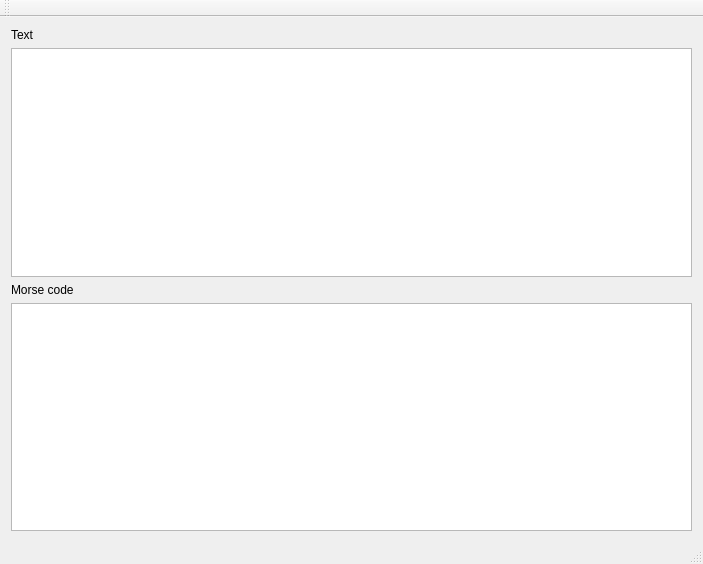
<?xml version="1.0" encoding="UTF-8"?>
<ui version="4.0">
 <class>MainWindow</class>
 <widget class="QMainWindow" name="MainWindow">
  <property name="geometry">
   <rect>
    <x>0</x>
    <y>0</y>
    <width>703</width>
    <height>564</height>
   </rect>
  </property>
  <property name="windowTitle">
   <string>MainWindow</string>
  </property>
  <widget class="QWidget" name="centralWidget">
   <layout class="QVBoxLayout" name="verticalLayout_2">
    <item>
     <layout class="QVBoxLayout" name="verticalLayout">
      <item>
       <widget class="QLabel" name="label">
        <property name="text">
         <string>Text</string>
        </property>
       </widget>
      </item>
      <item>
       <widget class="QPlainTextEdit" name="plainTextEdit">
        <property name="toolTip">
         <string>&lt;html&gt;&lt;head/&gt;&lt;body&gt;&lt;p&gt;Enter plain text&lt;/p&gt;&lt;/body&gt;&lt;/html&gt;</string>
        </property>
       </widget>
      </item>
      <item>
       <widget class="QLabel" name="label_2">
        <property name="text">
         <string>Morse code</string>
        </property>
       </widget>
      </item>
      <item>
       <widget class="QPlainTextEdit" name="morseTextEdit">
        <property name="toolTip">
         <string>&lt;html&gt;&lt;head/&gt;&lt;body&gt;&lt;p&gt;Enter morse code&lt;/p&gt;&lt;/body&gt;&lt;/html&gt;</string>
        </property>
       </widget>
      </item>
     </layout>
    </item>
   </layout>
  </widget>
  <widget class="QMenuBar" name="menuBar">
   <property name="geometry">
    <rect>
     <x>0</x>
     <y>0</y>
     <width>703</width>
     <height>22</height>
    </rect>
   </property>
  </widget>
  <widget class="QToolBar" name="mainToolBar">
   <attribute name="toolBarArea">
    <enum>TopToolBarArea</enum>
   </attribute>
   <attribute name="toolBarBreak">
    <bool>false</bool>
   </attribute>
  </widget>
  <widget class="QStatusBar" name="statusBar"/>
 </widget>
 <layoutdefault spacing="6" margin="11"/>
 <resources/>
 <connections/>
</ui>
